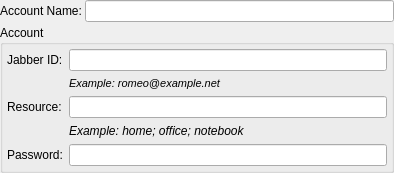
<?xml version="1.0" encoding="UTF-8"?>
<ui version="4.0">
 <class>AccountOptionsClass</class>
 <widget class="QWidget" name="AccountOptionsClass">
  <property name="geometry">
   <rect>
    <x>0</x>
    <y>0</y>
    <width>394</width>
    <height>165</height>
   </rect>
  </property>
  <layout class="QVBoxLayout">
   <property name="spacing">
    <number>3</number>
   </property>
   <property name="margin">
    <number>0</number>
   </property>
   <item>
    <layout class="QHBoxLayout">
     <property name="spacing">
      <number>3</number>
     </property>
     <property name="margin">
      <number>0</number>
     </property>
     <item>
      <widget class="QLabel" name="lblName">
       <property name="text">
        <string>Account Name:</string>
       </property>
       <property name="textFormat">
        <enum>Qt::PlainText</enum>
       </property>
       <property name="buddy">
        <cstring>lneName</cstring>
       </property>
      </widget>
     </item>
     <item>
      <widget class="QLineEdit" name="lneName"/>
     </item>
    </layout>
   </item>
   <item>
    <widget class="QGroupBox" name="grbAccount">
     <property name="sizePolicy">
      <sizepolicy hsizetype="Preferred" vsizetype="Fixed">
       <horstretch>0</horstretch>
       <verstretch>0</verstretch>
      </sizepolicy>
     </property>
     <property name="title">
      <string>Account</string>
     </property>
     <layout class="QVBoxLayout">
      <property name="spacing">
       <number>3</number>
      </property>
      <property name="margin">
       <number>4</number>
      </property>
      <item>
       <layout class="QGridLayout">
        <property name="margin">
         <number>0</number>
        </property>
        <item row="2" column="1">
         <widget class="QLineEdit" name="lneResource"/>
        </item>
        <item row="1" column="1">
         <widget class="QLabel" name="lblExampleJabberId">
          <property name="sizePolicy">
           <sizepolicy hsizetype="Preferred" vsizetype="Maximum">
            <horstretch>0</horstretch>
            <verstretch>0</verstretch>
           </sizepolicy>
          </property>
          <property name="font">
           <font>
            <family>MS Shell Dlg 2</family>
            <pointsize>8</pointsize>
            <italic>true</italic>
           </font>
          </property>
          <property name="text">
           <string>Example: romeo@example.net</string>
          </property>
          <property name="textFormat">
           <enum>Qt::PlainText</enum>
          </property>
         </widget>
        </item>
        <item row="0" column="0">
         <widget class="QLabel" name="lblJabberId">
          <property name="text">
           <string>Jabber ID:</string>
          </property>
          <property name="textFormat">
           <enum>Qt::PlainText</enum>
          </property>
          <property name="buddy">
           <cstring>lneJabberId</cstring>
          </property>
         </widget>
        </item>
        <item row="0" column="1">
         <widget class="QLineEdit" name="lneJabberId"/>
        </item>
        <item row="2" column="0">
         <widget class="QLabel" name="lblResource">
          <property name="text">
           <string>Resource:</string>
          </property>
          <property name="textFormat">
           <enum>Qt::PlainText</enum>
          </property>
          <property name="buddy">
           <cstring>lneResource</cstring>
          </property>
         </widget>
        </item>
        <item row="4" column="0">
         <widget class="QLabel" name="lblPassword">
          <property name="text">
           <string>Password:</string>
          </property>
          <property name="textFormat">
           <enum>Qt::PlainText</enum>
          </property>
          <property name="buddy">
           <cstring>lnePassword</cstring>
          </property>
         </widget>
        </item>
        <item row="4" column="1">
         <widget class="QLineEdit" name="lnePassword">
          <property name="echoMode">
           <enum>QLineEdit::Password</enum>
          </property>
         </widget>
        </item>
        <item row="3" column="1">
         <widget class="QLabel" name="lblExampleResource">
          <property name="sizePolicy">
           <sizepolicy hsizetype="Preferred" vsizetype="Maximum">
            <horstretch>0</horstretch>
            <verstretch>0</verstretch>
           </sizepolicy>
          </property>
          <property name="font">
           <font>
            <italic>true</italic>
           </font>
          </property>
          <property name="text">
           <string>Example: home; office; notebook</string>
          </property>
          <property name="textFormat">
           <enum>Qt::PlainText</enum>
          </property>
         </widget>
        </item>
       </layout>
      </item>
     </layout>
    </widget>
   </item>
  </layout>
 </widget>
 <layoutdefault spacing="6" margin="11"/>
 <tabstops>
  <tabstop>lneName</tabstop>
  <tabstop>lneJabberId</tabstop>
  <tabstop>lneResource</tabstop>
  <tabstop>lnePassword</tabstop>
 </tabstops>
 <resources/>
 <connections/>
</ui>
